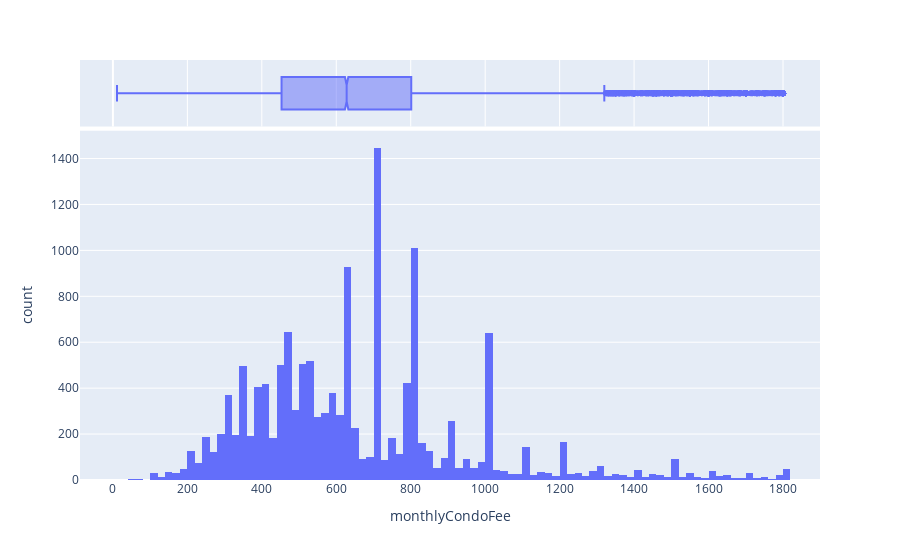

This figure's notebook cell:
### Code cell
fig = px.histogram(df_drop_outliers_upper_boundry, x="monthlyCondoFee", marginal='box')


fig.show()

### Figure 1 — Plotly figure (JSON) as saved in the notebook; plotly's stock layout.template omitted (floating-point values rounded to 4 significant figures; data arrays with more than 128 entries replaced by an {"elided": "..."} marker saying what was removed)
{"data": [{"alignmentgroup": "True", "bingroup": "x", "hovertemplate": "monthlyCondoFee=%{x}<br>count=%{y}<extra></extra>", "legendgroup": "", "marker": {"color": "#636efa", "pattern": {"shape": ""}}, "name": "", "offsetgroup": "", "orientation": "v", "showlegend": false, "type": "histogram", "x": {"elided": "14385 float values"}, "xaxis": "x", "yaxis": "y"}, {"alignmentgroup": "True", "hovertemplate": "monthlyCondoFee=%{x}<extra></extra>", "legendgroup": "", "marker": {"color": "#636efa"}, "name": "", "notched": true, "offsetgroup": "", "showlegend": false, "type": "box", "x": {"elided": "14385 float values"}, "xaxis": "x2", "yaxis": "y2"}], "layout": {"barmode": "relative", "legend": {"tracegroupgap": 0}, "margin": {"t": 60}, "xaxis": {"anchor": "y", "domain": [0, 1], "title": {"text": "monthlyCondoFee"}}, "xaxis2": {"anchor": "y2", "domain": [0, 1], "matches": "x", "showgrid": true, "showticklabels": false}, "yaxis": {"anchor": "x", "domain": [0, 0.8316], "title": {"text": "count"}}, "yaxis2": {"anchor": "x2", "domain": [0.8416, 1], "matches": "y2", "showgrid": false, "showline": false, "showticklabels": false, "ticks": ""}}}
